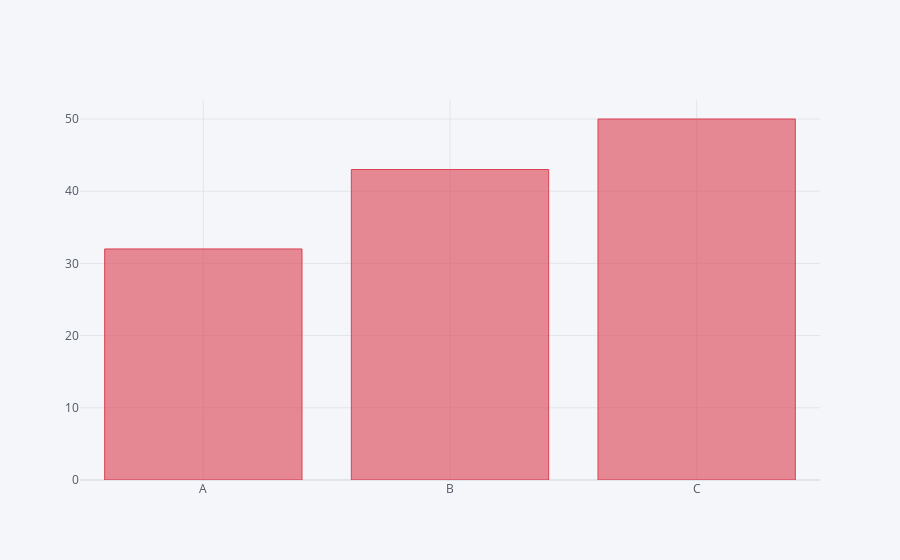

Notebook code cell kept with this figure:
### Markdown cell above
## Bar Plots

### Code cell
df2.iplot(kind='bar',x='Category',y='Values',color='red')

### Figure 1 — Plotly figure (JSON) as saved in the notebook; plotly's stock layout.template omitted (floating-point values rounded to 4 significant figures)
{"data": [{"marker": {"color": "rgba(219, 64, 82, 0.6)", "line": {"color": "rgba(219, 64, 82, 1.0)", "width": 1}}, "name": "Values", "orientation": "v", "text": "", "type": "bar", "x": ["A", "B", "C"], "y": [32, 43, 50]}], "layout": {"legend": {"bgcolor": "#F5F6F9", "font": {"color": "#4D5663"}}, "paper_bgcolor": "#F5F6F9", "plot_bgcolor": "#F5F6F9", "title": {"font": {"color": "#4D5663"}}, "xaxis": {"gridcolor": "#E1E5ED", "showgrid": true, "tickfont": {"color": "#4D5663"}, "title": {"font": {"color": "#4D5663"}, "text": ""}, "zerolinecolor": "#E1E5ED"}, "yaxis": {"gridcolor": "#E1E5ED", "showgrid": true, "tickfont": {"color": "#4D5663"}, "title": {"font": {"color": "#4D5663"}, "text": ""}, "zerolinecolor": "#E1E5ED"}}}
